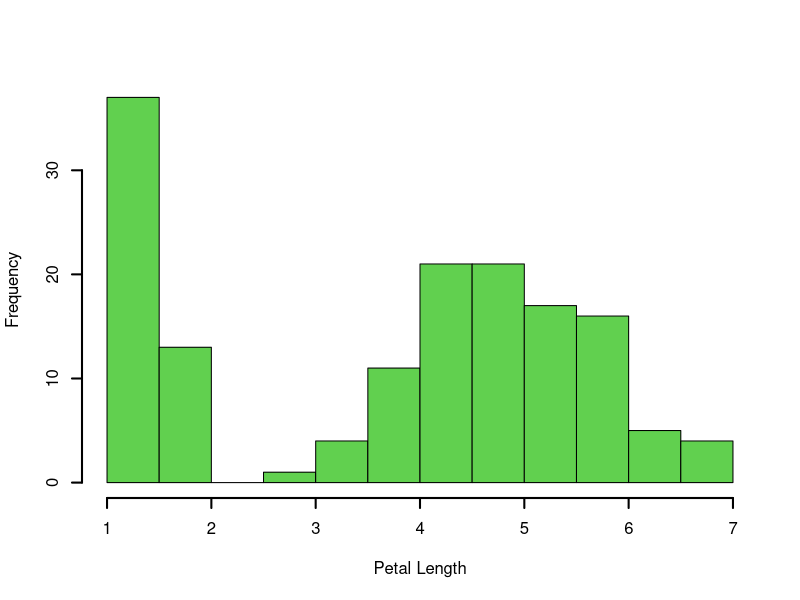

This chart was generated by the following R code:
## ---- chunk 1
knitr::opts_chunk$set(fig.path = "../images/")

## ---- chunk 2
hist(iris$Petal.Length, 
     main = "", 
     lwd = 2, col = 3,
     xlab = "Petal Length")
